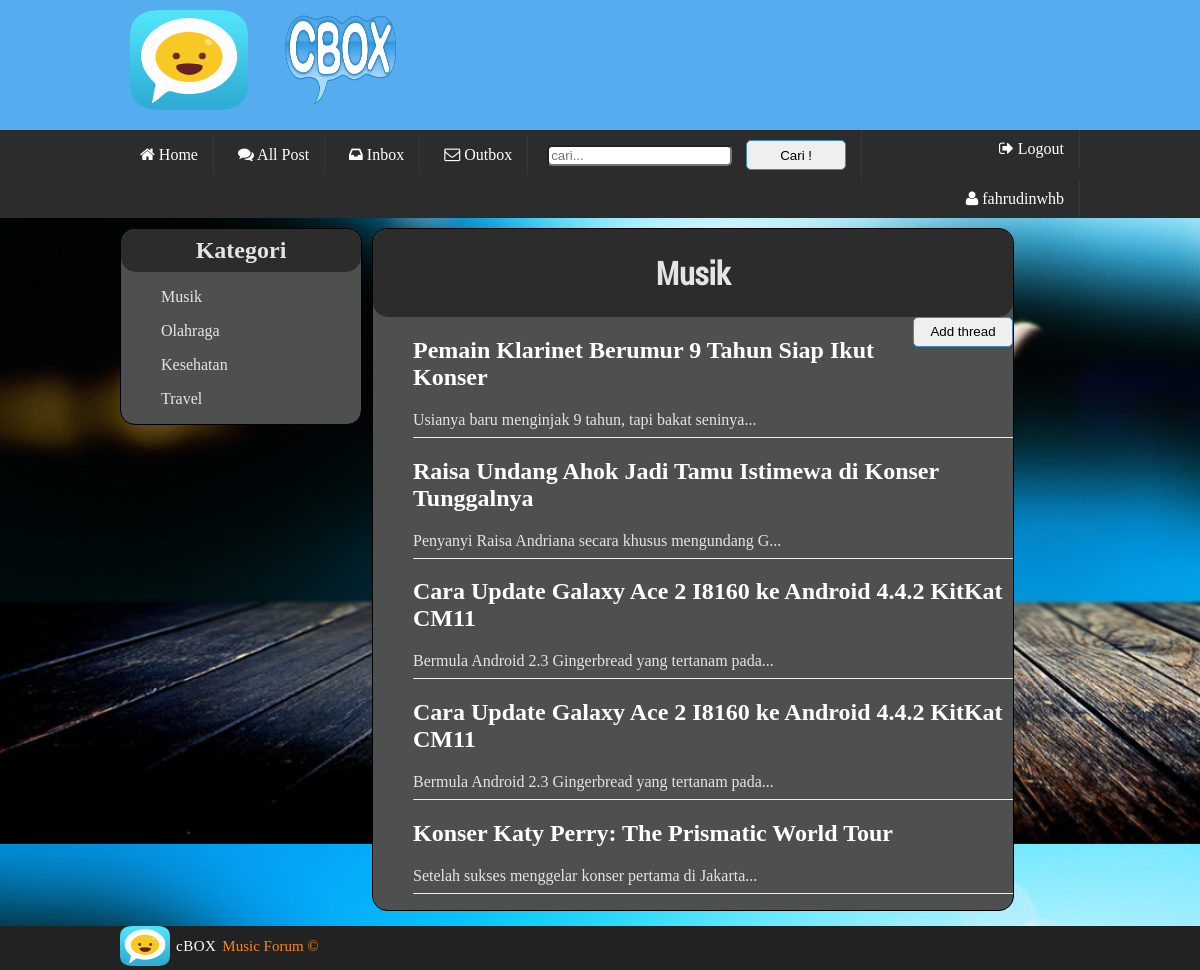
Page /konten.php?id=1 (signed in) on the earlier database version.
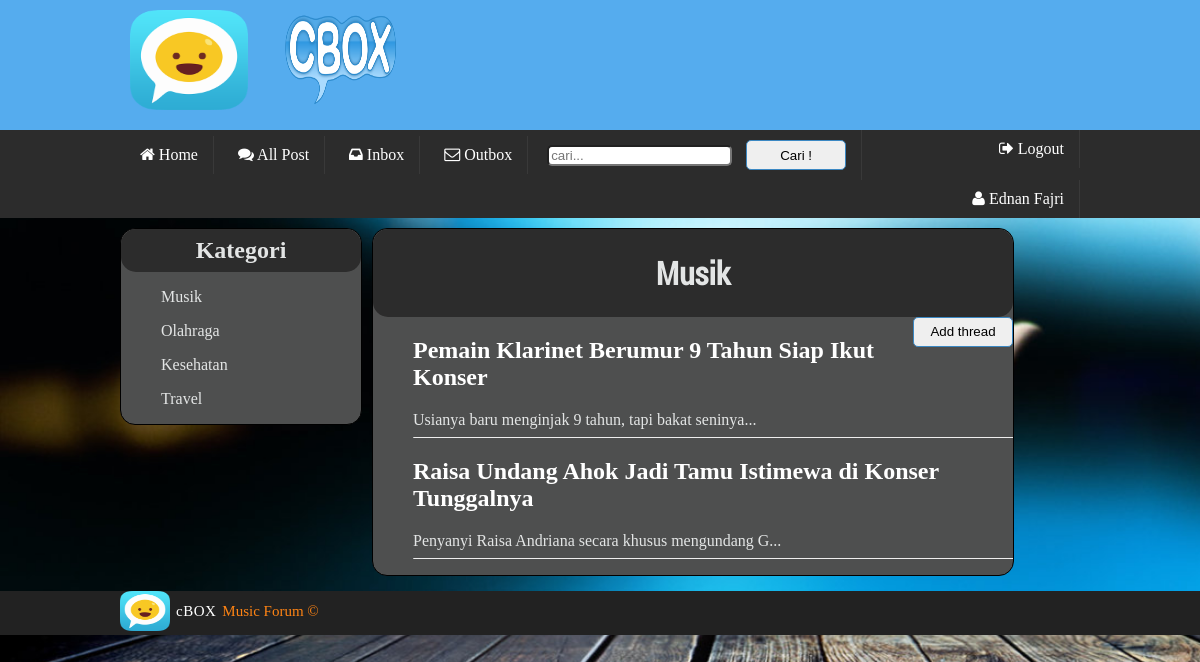
Same page on the later database version.
### tables this page shows
CREATE TABLE IF NOT EXISTS `member` (
`id_member` int(11) NOT NULL,
  `password` varchar(100) NOT NULL,
  `nama` varchar(100) NOT NULL,
  `alamat` varchar(100) NOT NULL,
  `email` varchar(100) NOT NULL,
  `bio` text NOT NULL,
  `cp` varchar(100) NOT NULL,
  `foto` varchar(100) NOT NULL,
  `status` varchar(100) NOT NULL DEFAULT 'ENABLE'
);

CREATE TABLE IF NOT EXISTS `kategori` (
`id_kategori` int(11) NOT NULL,
  `nama_kategori` varchar(100) NOT NULL,
  `deskripsi` varchar(100) NOT NULL
);

CREATE TABLE IF NOT EXISTS `post` (
`id_post` int(11) NOT NULL,
  `judul` varchar(1000) NOT NULL,
  `isi` mediumtext NOT NULL,
  `id_kategori` int(11) NOT NULL,
  `waktu` datetime NOT NULL,
  `id_member` int(8) NOT NULL,
  `status` varchar(100) NOT NULL DEFAULT 'ENABLE'
);

### konten.php (the view, shortened to what this page needs)
<!DOCTYPE html>
<html>
<head>
	<link rel="stylesheet" type="text/css" href="style.css">
        <link rel="stylesheet" type="text/css" href="skeleton.css">
    <link rel="stylesheet" type="text/css" href="font-awesome-4.3.0/css/font-awesome.css">
</head>
<body>
<div class="nav-bar">
    <div class="nav-bar">
            <div class="container">
                <div class="title-bar-left column ten">
                    <img src="logo.png" class="logo">
                    <img src="cbox.png" class="logoin">
                </div>
            </div>
    </div>
    <div class="cat-bar">
            <div class="container">
                <?php
                    $id = $_SESSION['id'];
                    $query = "SELECT * FROM member WHERE id_member=$id";
                    $result = mysql_query($query);
                    $row = mysql_fetch_assoc($result);
                ?>
                <a href="index.php" class="a-cat"><i class="fa fa-home"></i> Home</a>
                <a href="all_post.php" class="a-cat"><i class="fa fa-comments"></i> All Post</a>
                <a href="inbox.php" class="a-cat"><i class="fa fa-inbox"></i> Inbox</a>
                <a href="outbox.php" class="a-cat"><i class="fa fa-envelope-o"></i> Outbox</a>
                <form class="a-cat" method="post" action="search.php"><input type="text" name="search" placeholder="cari..." required> <button type="submit">Cari !</button></form>
                <a href="logout.php" class="a-cat kananin"><i class="fa fa-sign-out"></i> Logout</a>
                <a href="profile.php" class="a-cat kananin"><i class="fa fa-user"></i> <?php  echo $row['nama']; ?></a>
            </div>
    </div>
	<div class="container">
		<div class="left-content">
			<h2 class="katagoriwarna">
				Kategori
			</h2>
				<?php
                        $query = "SELECT * FROM kategori";
                        $result = mysql_query($query);
                        while($row = mysql_fetch_assoc($result)){
                    ?>
				    <ul>
					<a href="konten.php?id=<?php echo $row['id_kategori']?>"><li><?php echo $row['nama_kategori']?></li></a>
					</ul>
                    <?php
                        }
                    ?>
		</div>
		<div class="right-content columns eleven">
                    <?php
                        $id = $_GET['id'];
                        $query = "SELECT * FROM kategori WHERE id_kategori = $id";
                        $result = mysql_query($query);
                        $row = mysql_fetch_assoc($result);
                    ?>
			<div class="katagoriwarnasatu" id="title"><h1><?php echo $row['nama_kategori']; ?></h1></div>
            <a href="isi_post_member.php?id=<?php echo $id; ?>" id="add_thread">
                    <button type="submit">Add thread</button>
                </a>
                    <?php
                        $id = $_GET['id'];
                        $query = "SELECT * FROM kategori k JOIN post a ON k.id_kategori = a.id_kategori WHERE k.id_kategori = $id";
                        $result = mysql_query($query);
                        while ($row = mysql_fetch_assoc($result)){
                    ?>
                    <ul>
					<a href="detail.php?id=<?php echo $row['id_post']; ?>"><li><h2><?php echo $row['judul']; ?></h2></li></a>
                        <?php echo substr($row['isi'], 0 , 50);
                        echo "...<br>";
                        ?>
                        <hr>
					</ul>
                    <?php
                        }
                    ?>
				</div>
		</div>
		<div class="foot">
		 <div class="footer">
            <div class="container">
            <img src="logo.png">
            <h3>cBOX</h3>
                <p>Music Forum &copy;</p>
            </div>
        </div>
        </div>
</body>
</html>

Differences in the rows shown:
removed post: judul "Cara Update Galaxy Ace 2 I8160 ke Android 4.4.2 KitKat CM11", isi "Bermula Android 2.3 Gingerbread yang tertanam pada"
removed post: judul "Cara Update Galaxy Ace 2 I8160 ke Android 4.4.2 KitKat CM11", isi "Bermula Android 2.3 Gingerbread yang tertanam pada"
removed post: judul "Konser Katy Perry: The Prismatic World Tour", isi "Setelah sukses menggelar konser pertama di Jakarta"
changed member: nama "fahrudinwhb" → "Ednan Fajri"
